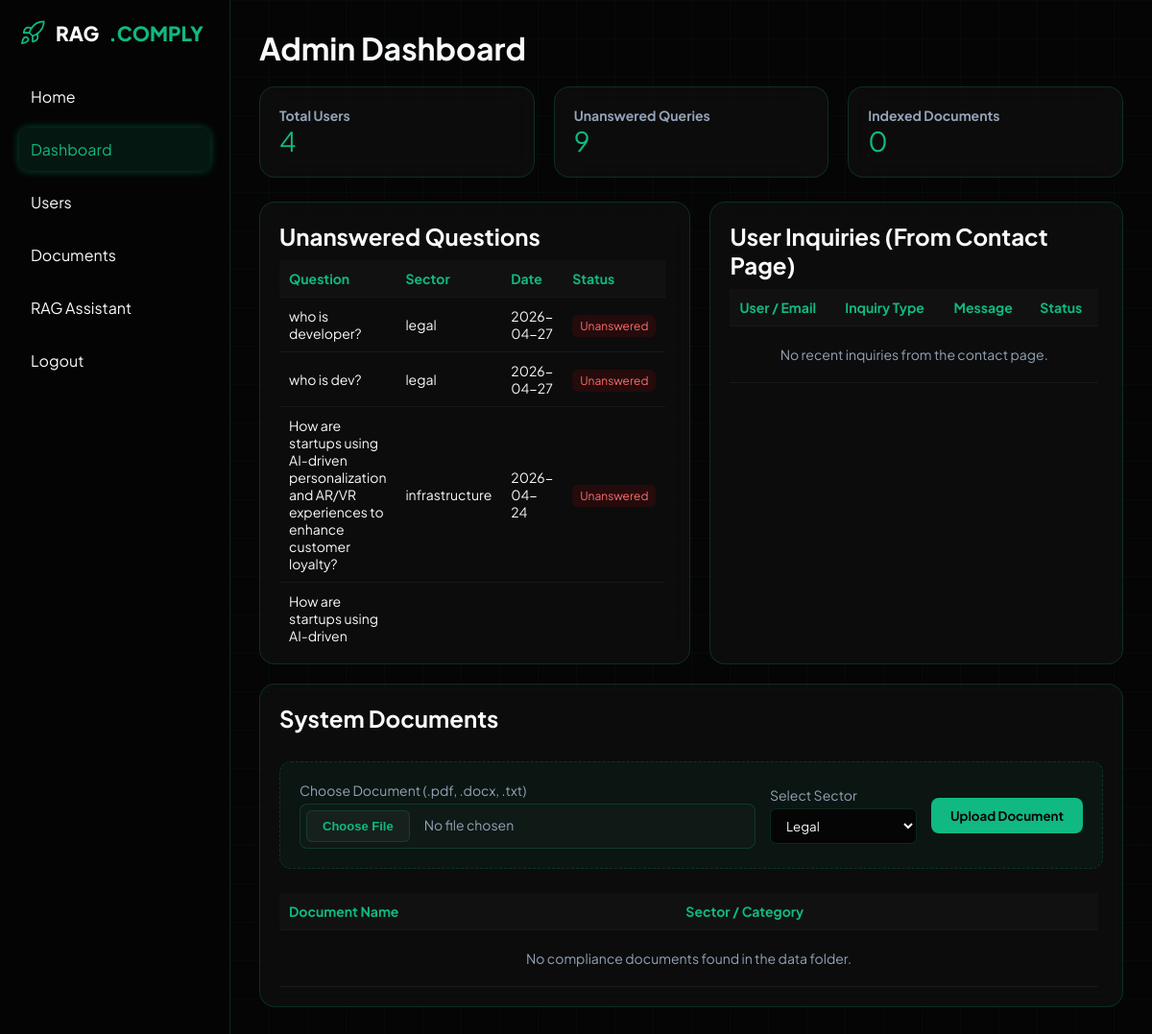
The page /admin (signed in) on the database its author committed.
### models.py (models this page shows)
class UnansweredQuestion(Base):
    __tablename__ = "unanswered_questions"
    id = Column(Integer, primary_key=True,index=True)
    question = Column(String(700))
    sector = Column(String(50))
    timestamp = Column(String)

### app.py (the view)
@admin_bp.route("/admin")
@login_required
def view_unanswered():
    if not session.get('is_admin'):
        flash('Unauthorized access. Admin privileges required.', 'error')
        return redirect(url_for('home'))
    db = SessionLocal()
    questions = (
        db.query(UnansweredQuestion)
        .order_by(UnansweredQuestion.timestamp.desc())
        .all()
    )
    inquiries = (
        db.query(ContactInquiry)
        .order_by(ContactInquiry.timestamp.desc())
        .limit(10) # Get the 10 most recent inquiries
        .all()
    )
    db.close()
    local_docs = get_local_documents("data")
    return render_template("admin.html", questions=questions, documents=local_docs, inquiries=inquiries)

### app.py (called while the page is built, shortened)
def login_required(f):
    @wraps(f)
    def decorated_function(*args, **kwargs):
        if 'user_id' not in session:
            flash('Please log in to access this page.', 'warning')
            return redirect(url_for('login',next=request.url))
        return f(*args, **kwargs)
    return decorated_function

def get_local_documents(base_dir="data"):
    documents = []
    sectors = ["legal", "workforce","branding","infrastructure","promotion","property_dealing"]
    for sector in sectors:
        folder_path = os.path.join(base_dir, sector)
    return documents

### templates/admin.html (shortened to what this page needs)
<!DOCTYPE html>
<html lang="en">
<head>
</head>
<body>
<div class="container">
<aside class="sidebar">
<a href="/" style="text-decoration: none; color: inherit;">
    <div class="branding">
        RAG<span class="highlight">.COMPLY</span>
    </div>
</a>
<ul>
<li><a href="/" style="color: inherit; text-decoration: none;">Home</a></li>
<li class="active">Dashboard</li>
<li>Users</li>
<li>Documents</li>
<li><a href="/rag" style="color: inherit; text-decoration: none;">RAG Assistant</a></li>
<li><a href="/logout" style="color: inherit; text-decoration: none;">Logout</a></li>
</ul>
</aside>
<main class="main">
    <h1>Admin Dashboard</h1>
<div class="cards">
    <div class="card">
        <h3>Total Users</h3>
        <p class="big" id="users">4</p>
    </div>
    <div class="card">
        <h3>Unanswered Queries</h3>
        <p class="big">{{ questions|length }}</p>
    </div>
    <div class="card">
        <h3>Indexed Documents</h3>
        <p class="big">{{ documents|length }}</p>
    </div>
</div>
<div class="grid">
    <div class="box">
        <h2>Unanswered Questions</h2>
        <div class="scroll-container">
            <table>
                <tr>
                    <th>Question</th>
                    <th>Sector</th>
                    <th>Date</th>
                    <th>Status</th>
                </tr>
                {% for q in questions %}
                <tr>
                    <td>{{ q.question }}</td>
                    <td>{{ q.sector }}</td>
                    <td>{{ q.timestamp[:10] }}</td> <td><span class="status unanswered">Unanswered</span></td>
                </tr>
                {% else %}
                <tr>
                    <td colspan="4" style="text-align: center; color: var(--text-muted); padding: 20px;">
                        All queries have been successfully answered! 🎉
                    </td>
                </tr>
                {% endfor %}
            </table>
        </div>
    </div>
    <div class="box">
        <h2>User Inquiries (From Contact Page)</h2>
        <div class="scroll-container">
            <table>
                <tr>
                    <th>User / Email</th>
                    <th>Inquiry Type</th>
                    <th>Message</th>
                    <th>Status</th>
                </tr>
                {% for inquiry in inquiries %}
                <tr>
                    <td>
                        <strong>{{ inquiry.fullname }}</strong><br>
                        <span style="font-size: 0.75rem; color: var(--text-muted);">{{ inquiry.email }}</span>
                    </td>
                    <td>{{ inquiry.inquiry_type }}</td>
                    <td style="max-width: 150px; white-space: nowrap; overflow: hidden; text-overflow: ellipsis;" title="{{ inquiry.message }}">
                        {{ inquiry.message }}
                    </td>
                    <td>
                        {% if inquiry.status == 'Pending' %}
                            <span class="status unanswered">{{ inquiry.status }}</span>
                        {% else %}
                            <span class="status answered">{{ inquiry.status }}</span>
                        {% endif %}
                    </td>
                </tr>
                {% else %}
                <tr>
                    <td colspan="4" style="text-align: center; color: var(--text-muted); padding: 20px;">
                        No recent inquiries from the contact page.
                    </td>
                </tr>
                {% endfor %}
            </table>
        </div>
    </div>
</div>
<div class="box full">
    <div style="display: flex; justify-content: space-between; align-items: center; margin-bottom: 20px;">
        <h2>System Documents</h2>
    </div>
    <form action="{{ url_for('admin.upload_file') }}" method="POST" enctype="multipart/form-data" class="upload-form">
        <div style="display: flex; flex-direction: column; gap: 5px; flex: 1;">
            <label for="file">Choose Document (.pdf, .docx, .txt)</label>
            <input type="file" name="file" id="file" required accept=".pdf,.docx,.txt">
        </div>
        <div style="display: flex; flex-direction: column; gap: 5px;">
            <label for="sector">Select Sector</label>
            <select name="sector" id="sector">
                <option value="legal">Legal</option>
            </select>
        </div>
        <button type="submit" class="btn-upload">Upload Document</button>
    </form>
    <div class="scroll-container">
        <table>
            <tr>
                <th>Document Name</th>
                <th>Sector / Category</th>
            </tr>
            {% for doc in documents %}
            <tr>
                <td>{{ doc.name }}</td>
                <td>
                    <span style="color: var(--primary-neon); background: rgba(16,185,129,0.1); padding: 4px 8px; border-radius: 4px; font-size: 0.8rem; font-weight: bold; letter-spacing: 1px;">
                        {{ doc.sector }}
                    </span>
                </td>
            </tr>
            {% else %}
            <tr>
                <td colspan="2" style="text-align: center; color: var(--text-muted); padding: 20px;">
                    No compliance documents found in the data folder.
                </td>
            </tr>
            {% endfor %}
        </table>
    </div>
</div>
</main>
</div>
</body>
</html>

### templates/admin.html (style rules this page uses)
:root { --bg-dark: #050505; --primary-neon: #10b981; --accent-glow: rgba(16,185,129,0.4); --glass: rgba(255,255,255,0.03); --glass-border: rgba(16,185,129,0.2); --text-main: #f8fafc; --text-muted: #94a3b8; }
* { margin:0; padding:0; box-sizing:border-box; font-family:'Plus Jakarta Sans', sans-serif; }
body { background-color: var(--bg-dark); color: var(--text-main); background-image: linear-gradient(rgba(16,185,129,0.03) 1px, transparent 1px), linear-gradient(90deg, rgba(16,185,129,0.03) 1px, transparent 1px); background-size:40px 40px; }
.container { display:flex; }
.sidebar { width:240px; height:100vh; background: rgba(5,5,5,0.85); backdrop-filter: blur(20px); border-right:1px solid var(--glass-border); padding:20px; }
.branding { display:flex; align-items:center; gap:10px; font-weight:800; font-size:1.3rem; margin-bottom:30px; }
.logo-icon { width:28px; height:28px; stroke: var(--primary-neon); transition:0.3s; }
.highlight { color: var(--primary-neon); }
.sidebar ul { list-style:none; }
.sidebar li { padding:12px; border-radius:10px; margin:10px 0; cursor:pointer; transition:0.3s; }
.sidebar li:hover, .sidebar .active { background:rgba(16,185,129,0.1); color:var(--primary-neon); box-shadow:0 0 10px var(--accent-glow); }
.main { flex:1; padding:30px; height: 100vh; overflow-y: auto; }
.main h1 { font-size:2rem; margin-bottom:20px; }
.cards { display:grid; grid-template-columns:repeat(3,1fr); gap:20px; }
.card { background: var(--glass); border:1px solid var(--glass-border); backdrop-filter: blur(12px); padding:20px; border-radius:16px; transition:0.3s; }
.card h3 { font-size:14px; color:var(--text-muted); }
.big { font-size:28px; color:var(--primary-neon); }
.grid { display:grid; grid-template-columns:1fr 1fr; gap:20px; margin-top:25px; }
.box { background: var(--glass); border:1px solid var(--glass-border); backdrop-filter: blur(12px); padding:20px; border-radius:16px; }
.box h2 { margin-bottom:10px; }
table { width:100%; border-collapse:collapse; }
th, td { padding:10px; font-size:14px; text-align: left; }
th { color:var(--primary-neon); position: sticky; top: 0; background: #111; z-index: 10; }
tr { border-bottom:1px solid rgba(255,255,255,0.05); }
.status { padding:4px 8px; border-radius:6px; font-size:12px; }
.unanswered { background: rgba(255,0,0,0.1); color:#ff6c6c; }
.full { margin-top:20px; }
.scroll-container { max-height: 400px; overflow-y: auto; padding-right: 5px; }
.upload-form { display: flex; gap: 15px; align-items: center; margin-bottom: 25px; padding: 20px; background: rgba(16, 185, 129, 0.05); border: 1px dashed var(--glass-border); border-radius: 12px; }
.upload-form label { font-size: 14px; color: var(--text-muted); }
.upload-form input[type="file"] { flex: 1; padding: 6px; border: 1px solid var(--glass-border); border-radius: 8px; background: rgba(255,255,255,0.02); color: var(--text-muted); font-size: 14px; transition: 0.3s; }
.upload-form select { padding: 8px 12px; border: 1px solid var(--glass-border); border-radius: 6px; background: var(--bg-dark); color: var(--text-main); cursor: pointer; }
.btn-upload { background: var(--primary-neon); color: var(--bg-dark); padding: 10px 20px; border: none; border-radius: 8px; font-weight: 700; cursor: pointer; transition: 0.3s; }

### rows shown on the page
UnansweredQuestion: question "who is developer?", sector "legal", timestamp "2026-04-27"
UnansweredQuestion: question "who is dev?", sector "legal", timestamp "2026-04-27"
UnansweredQuestion: question "How are startups using AI-driven personalization and AR/VR experiences to enhance customer loyalty?", sector "infrastructure", timestamp "2026-04-24"
UnansweredQuestion: question "How are startups using AI-driven…"

### other values the page prints
{{ questions|length }} "9"
{{ documents|length }} "0"
